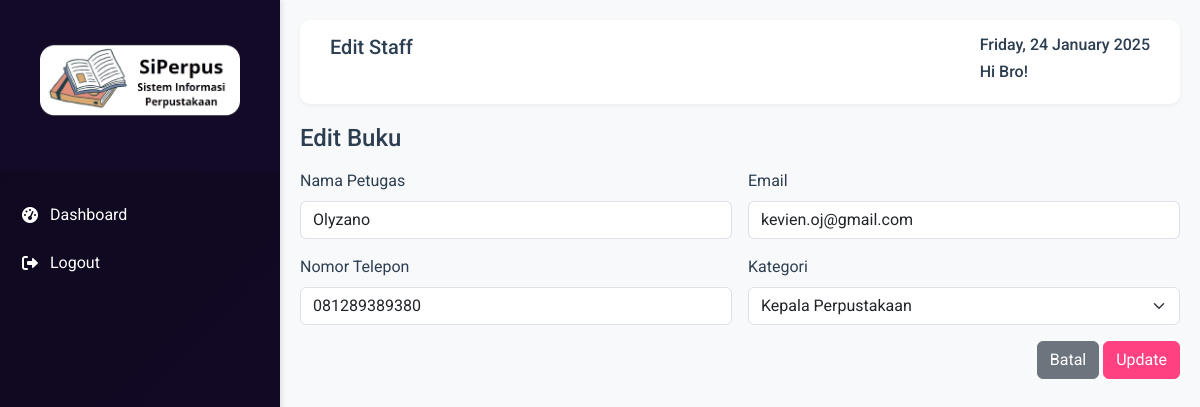
Screenshot of /pages/Staff/edit.php?id=PG001 with the database file from the repository.
### tables this page shows
CREATE TABLE PETUGAS (
    id_petugas VARCHAR(6) UNIQUE NOT NULL PRIMARY KEY,
    nama_petugas VARCHAR(225) NOT NULL,
    nomor_telp VARCHAR(12) NOT NULL,
    email VARCHAR(89) NOT NULL UNIQUE,
    password VARCHAR(225) NOT NULL,
    CONSTRAINT CheckTabelPetugas1 CHECK (LENGTH(id_petugas) = 5),
    CONSTRAINT CheckTabelPetugas2 CHECK (id_petugas REGEXP "^PG[0-9]{3}$")

);

CREATE TABLE JABATAN (	
    id_jabatan VARCHAR(6) UNIQUE NOT NULL PRIMARY KEY,
    nama_jabatan VARCHAR(225) NOT NULL,
    CONSTRAINT CheckTabelJabatan1 CHECK (LENGTH(id_jabatan) = 5),
    CONSTRAINT CheckTabelJabatan2 CHECK (id_jabatan REGEXP "^JB[0-9]{3}$")
);

### pages/Staff/edit.php (the view, shortened to what this page needs)
<?php
require "config/connection.php";
$id = $_GET['id'];
$query = "SELECT * FROM petugas WHERE id_petugas = '$id'";
$result = $conn->query($query);
$data = $result->fetch_assoc();
$jabatanQuery = "SELECT id_jabatan, nama_jabatan FROM jabatan";
$jabatanResult = $conn->query($jabatanQuery) or die(mysqli_error($conn));
?>
<h4 class="mb-3">Edit Buku</h4>
<form method="POST">
    <div class="row g-3">
        <div class="col-md-6">
            <label class="form-label">Nama Petugas</label>
            <input type="text" name="nama_petugas" value="<?= $data['nama_petugas'] ?>" class="form-control" required>
        </div>
        <div class="col-md-6">
            <label class="form-label">Email</label>
            <input type="text" name="email" value="<?= $data['email'] ?>" class="form-control" required>
        </div>
        <div class="col-md-6">
            <label class="form-label">Nomor Telepon</label>
            <input type="text" name="nomor_telp" value="<?= $data['nomor_telp'] ?>" class="form-control" required>
        </div>
        <div class="col-md-6">
            <label class="form-label">Kategori</label>
            <select name="id_jabatan" class="form-select" required>
                <?php while ($jabatan = $jabatanResult->fetch_assoc()) { ?>
                    <option value="<?= htmlspecialchars($jabatan['id_jabatan']) ?>"
                        <?= $jabatan['id_jabatan'] == $data['id_jabatan'] ? 'selected' : '' ?>>
                        <?= htmlspecialchars($jabatan['nama_jabatan']) ?>
                    </option>
                <?php } ?>
            </select>
        </div>
        <div class="text-end mt-3">
            <a href="<?php echo BASE_URL; ?>/staff" class="btn btn-secondary">Batal</a>
            <button type="submit" class="btn btn-primary">Update</button>
        </div>
</form>
<?php
require_once(__DIR__ . '/../../layouts/main.php');
?>

### layouts/main.php (style rules this page uses)
:root { --primary-color:rgb(16, 8, 31); --secondary-color:rgb(19, 10, 40); --accent-color: #ff4081; --text-color: #2c3e50; --sidebar-width: 280px; }
body { font-family: 'Roboto', sans-serif; background-color: #f8f9fa; color: var(--text-color); font-family: roboto, sans-serif; }
.btn-primary { background-color: var(--accent-color); border-color: var(--accent-color); }

### rows the page displays
petugas: nama_petugas "Olyzano", email "kevien.oj@gmail.com", nomor_telp "081289389380", id_jabatan "Kepala Perpustakaan"

### other values shown
$pageTitle "Edit Staff"
